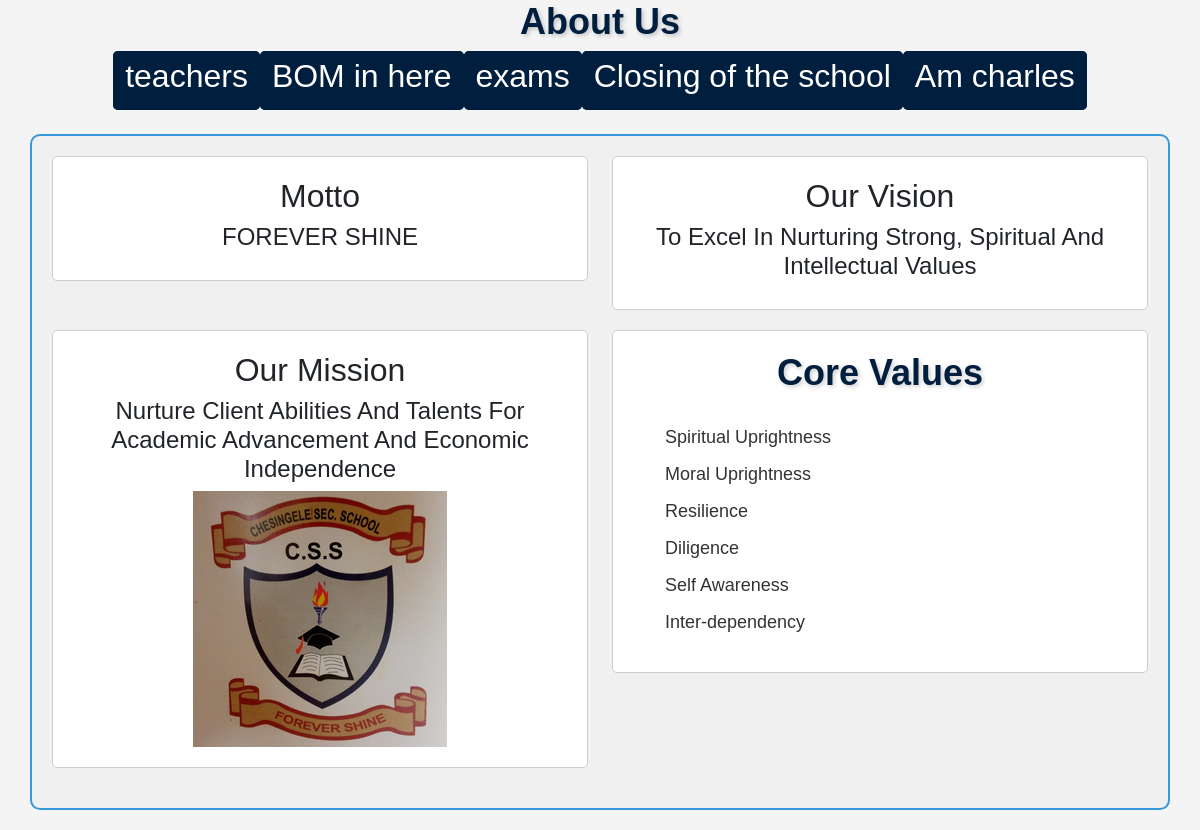
/about, run on the app's committed database.
### models.py (models this page shows, shortened)
class About(db.Model):
    id = db.Column(db.Integer, primary_key=True)
    title = db.Column(db.String(255), nullable=False)
    image = db.Column(db.String(255))
    description = db.Column(db.String(255))
    note = db.Column(db.String(255), nullable=False)
    created_at = db.Column(db.DateTime, default=datetime.utcnow)

### app.py (the view)
@app.route('/about')
def about():
    about_items = About.query.all()
    return render_template('about.html', about_items=about_items)

### templates/about.html (shortened to what this page needs)
<!DOCTYPE html>
<html>
<head>
   <link rel="stylesheet" type="text/css" href="{{url_for('static',filename = 'css/bootstrap.css')}}" />
   <link rel="stylesheet" type="text/css" href="{{url_for('static',filename = 'css/bootstrap.min.css')}}" />
    <link rel="stylesheet" type="text/css" href="{{url_for('static', filename='css/james.css')}}" />
</head>
<body>
    <div class="container">
        <div class="row justify-content-center">
            <div class="col text-center">
                <h1 class="custom-heading">About Us</h1>
            </div>
        </div>
    </div>
    <div class="container">
        <ul class="nav justify-content-center">
            {% for about_item in about_items %}
            <li class="nav-item">
                <button class="btn btn-info"><h2 class="mt-0">{{ about_item.title }}</h2></button>
            </li>
            {% endfor %}
        </ul>
    </div>
<div class="container small-container">
        <div class="row justify-content-center">
            <div class="col-md-6 text-center">
                <div class="content-box">
                    <h2>Motto</h2>
                    <h4>FOREVER SHINE</h4>
                </div>
            </div>
            <div class="col-md-6 text-center">
                <div class="content-box">
                    <h2>Our Vision</h2>
                    <h4>To Excel In Nurturing Strong, Spiritual And Intellectual Values</h4>
                </div>
            </div>
        </div>
        <div class="row justify-content-center">
            <div class="col-md-6 text-center">
                <div class="content-box">
                    <h2>Our Mission</h2>
                    <h4>Nurture Client Abilities And Talents For Academic Advancement And Economic Independence</h4>
                     <img
              src="{{url_for('static',filename = 'images/logo_chesi.ico')}}"
              alt=""
            />
                </div>
            </div>
            <div class="col-md-6 text-center">
                <div class="content-box custom-content-box">
                    <h2 class="custom-heading">Core Values</h2>
                    <ul class="core-values">
                        <li>Spiritual Uprightness</li>
                        <li>Moral Uprightness</li>
                        <li>Resilience</li>
                        <li>Diligence</li>
                        <li>Self Awareness</li>
                        <li>Inter-dependency</li>
                    </ul>
                </div>
            </div>
        </div>
    </div>
</body>
</html>

### templates/about.html (style rules this page uses)
body { background-color: #f4f4f4; font-family: Arial, sans-serif; margin: 0; padding: 0; }
.nav-item { cursor: pointer; background-color: #001f3f; color: #fff; border: none; border-radius: 5px; font-size: 20px; }
.nav-item button { background-color: #001f3f; color: #fff; border: none; border-radius: 5px; font-size: 20px; }
.custom-heading { font-size: 36px; font-weight: bold; color: #001f3f; text-shadow: 2px 2px 4px rgba(0, 0, 0, 0.2); }
.motto, .vision, .mission, .core-values { margin-top: 30px; text-align: center; }
.core-values li { font-size: 18px; margin-bottom: 10px; color: #333; list-style-type: none; padding: 0; text-align: left; }
.content-box { background-color: #fff; padding: 20px; margin-bottom: 20px; border: 1px solid #ccc; border-radius: 5px; }
.small-container { background-color: #f0f0f0; padding: 20px; border: 2px solid #3498db; border-radius: 10px; margin: 20px auto; }
.nav-item { cursor: pointer; }

### data on the page
About: title "teachers"
About: title "BOM in here"
About: title "exams"
About: title "Closing of the school"
About: title "Am charles"
